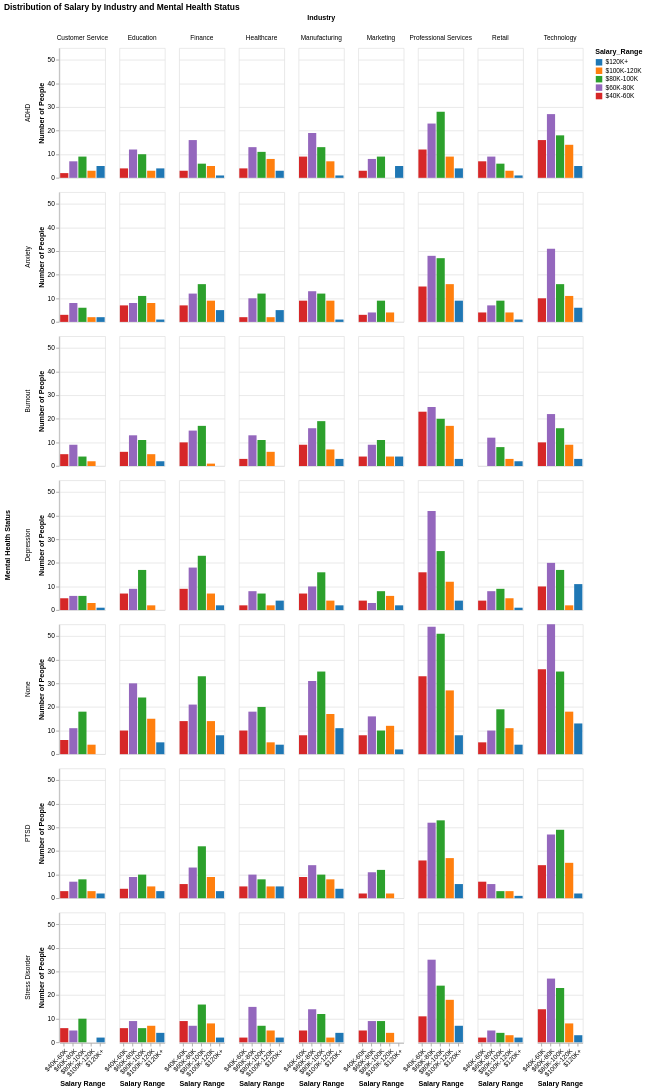

The notebook cell saved with this chart:
### Markdown cell above
## **Question 1** :  How does the salary of workers  vary across different Industries and mental health statuses?

### Code cell
#Bar chart for Question 1
# Extract the upper bound (or lower bound if "$XK+")
source['sort_key'] = (
    source['Salary_Range']
    .str.extract(r'\$(\d+)K')  # Extract first number after "$" and before "K"
    .astype(float) * 1000      # Convert to numeric (e.g., 40K → 40000)
)

# Sort the DataFrame from highest to lowest
salary_sorted = source.sort_values('sort_key', ascending=False)

# Define salary ranges in descending order
salary_order = ['$120K+', '$100K-120K', '$80K-100K', '$60K-80K', '$40K-60K']
# Define colors
salary_colors = ['#1f77b4', '#ff7f0e', '#2ca02c', '#9467bd', '#d62728']


chart_1 = alt.Chart(source).mark_bar().encode(
    x=alt.X('Salary_Range:N', title='Salary Range', sort=alt.EncodingSortField(field='sort_key', order='ascending')),
    y=alt.Y('count():Q', title='Number of People'),
    color=alt.Color('Salary_Range:N', scale=alt.Scale(domain=salary_order, range=salary_colors)),
    column=alt.Column('Industry:N', title='Industry'),
    row=alt.Row('Mental_Health_Status:N', title='Mental Health Status'),
    tooltip=[
        alt.Tooltip('Industry:N'),
        alt.Tooltip('Mental_Health_Status:N'),
        alt.Tooltip('Salary_Range:N'),
        alt.Tooltip('count():Q', title='Count')
    ]
).properties(
    title='Distribution of Salary by Industry and Mental Health Status',
    width=70,  
    height=200
).configure_axisX(labelAngle=-45)

chart_1

### Figure 1 — Vega-Lite specification as saved in the notebook (floating-point values rounded to 4 significant figures; data arrays with more than 128 entries replaced by an {"elided": "..."} marker saying what was removed)
{"config": {"view": {"continuousWidth": 300, "continuousHeight": 300}, "axisX": {"labelAngle": -45}}, "data": {"name": "data-96600f8fa4a58066dfbe00a512862a10"}, "mark": {"type": "bar"}, "encoding": {"color": {"field": "Salary_Range", "scale": {"domain": ["$120K+", "$100K-120K", "$80K-100K", "$60K-80K", "$40K-60K"], "range": ["#1f77b4", "#ff7f0e", "#2ca02c", "#9467bd", "#d62728"]}, "type": "nominal"}, "column": {"field": "Industry", "title": "Industry", "type": "nominal"}, "row": {"field": "Mental_Health_Status", "title": "Mental Health Status", "type": "nominal"}, "tooltip": [{"field": "Industry", "type": "nominal"}, {"field": "Mental_Health_Status", "type": "nominal"}, {"field": "Salary_Range", "type": "nominal"}, {"aggregate": "count", "title": "Count", "type": "quantitative"}], "x": {"field": "Salary_Range", "sort": {"field": "sort_key", "order": "ascending"}, "title": "Salary Range", "type": "nominal"}, "y": {"aggregate": "count", "title": "Number of People", "type": "quantitative"}}, "height": 200, "title": "Distribution of Salary by Industry and Mental Health Status", "width": 70, "$schema": "https://vega.github.io/schema/vega-lite/v5.20.1.json", "datasets": {"data-96600f8fa4a58066dfbe00a512862a10": {"elided": "3157 records"}}}
